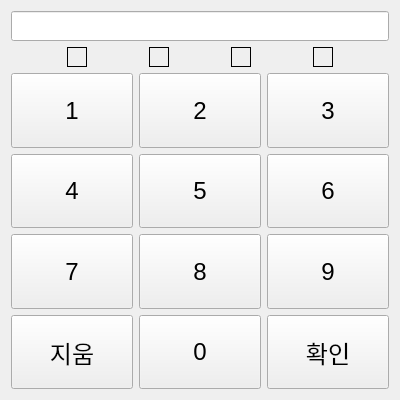
<?xml version="1.0" encoding="UTF-8"?>
<ui version="4.0">
 <class>NumPad</class>
 <widget class="QWidget" name="NumPad">
  <property name="geometry">
   <rect>
    <x>0</x>
    <y>0</y>
    <width>400</width>
    <height>400</height>
   </rect>
  </property>
  <property name="windowTitle">
   <string>NumPad</string>
  </property>
  <layout class="QVBoxLayout" name="verticalLayout">
   <item>
    <widget class="QLineEdit" name="lineEdit">
     <property name="sizePolicy">
      <sizepolicy hsizetype="Expanding" vsizetype="Fixed">
       <horstretch>0</horstretch>
       <verstretch>0</verstretch>
      </sizepolicy>
     </property>
     <property name="minimumSize">
      <size>
       <width>0</width>
       <height>30</height>
      </size>
     </property>
     <property name="styleSheet">
      <string notr="true"/>
     </property>
     <property name="readOnly">
      <bool>true</bool>
     </property>
    </widget>
   </item>
   <item>
    <layout class="QHBoxLayout" name="npPwIndicatorLayout">
     <property name="spacing">
      <number>6</number>
     </property>
     <item>
      <widget class="QLabel" name="np_pw_indicator_1">
       <property name="minimumSize">
        <size>
         <width>20</width>
         <height>20</height>
        </size>
       </property>
       <property name="maximumSize">
        <size>
         <width>20</width>
         <height>20</height>
        </size>
       </property>
       <property name="styleSheet">
        <string>border: 1px solid black;</string>
       </property>
       <property name="text">
        <string/>
       </property>
       <property name="alignment">
        <set>Qt::AlignmentFlag::AlignCenter</set>
       </property>
      </widget>
     </item>
     <item>
      <widget class="QLabel" name="np_pw_indicator_2">
       <property name="minimumSize">
        <size>
         <width>20</width>
         <height>20</height>
        </size>
       </property>
       <property name="maximumSize">
        <size>
         <width>20</width>
         <height>20</height>
        </size>
       </property>
       <property name="styleSheet">
        <string>border: 1px solid black;</string>
       </property>
       <property name="text">
        <string/>
       </property>
       <property name="alignment">
        <set>Qt::AlignmentFlag::AlignCenter</set>
       </property>
      </widget>
     </item>
     <item>
      <widget class="QLabel" name="np_pw_indicator_3">
       <property name="minimumSize">
        <size>
         <width>20</width>
         <height>20</height>
        </size>
       </property>
       <property name="maximumSize">
        <size>
         <width>20</width>
         <height>20</height>
        </size>
       </property>
       <property name="styleSheet">
        <string>border: 1px solid black;</string>
       </property>
       <property name="text">
        <string/>
       </property>
       <property name="alignment">
        <set>Qt::AlignmentFlag::AlignCenter</set>
       </property>
      </widget>
     </item>
     <item>
      <widget class="QLabel" name="np_pw_indicator_4">
       <property name="minimumSize">
        <size>
         <width>20</width>
         <height>20</height>
        </size>
       </property>
       <property name="maximumSize">
        <size>
         <width>20</width>
         <height>20</height>
        </size>
       </property>
       <property name="styleSheet">
        <string>border: 1px solid black;</string>
       </property>
       <property name="text">
        <string/>
       </property>
       <property name="alignment">
        <set>Qt::AlignmentFlag::AlignCenter</set>
       </property>
      </widget>
     </item>
    </layout>
   </item>
   <item>
    <layout class="QGridLayout" name="gridLayout">
     <item row="0" column="0">
      <widget class="QPushButton" name="Button1">
       <property name="sizePolicy">
        <sizepolicy hsizetype="Expanding" vsizetype="Expanding">
         <horstretch>0</horstretch>
         <verstretch>0</verstretch>
        </sizepolicy>
       </property>
       <property name="text">
        <string>1</string>
       </property>
       <property name="font">
        <font>
         <pointsize>18</pointsize>
        </font>
       </property>
      </widget>
     </item>
     <item row="0" column="1">
      <widget class="QPushButton" name="Button2">
       <property name="sizePolicy">
        <sizepolicy hsizetype="Expanding" vsizetype="Expanding">
         <horstretch>0</horstretch>
         <verstretch>0</verstretch>
        </sizepolicy>
       </property>
       <property name="text">
        <string>2</string>
       </property>
       <property name="font">
        <font>
         <pointsize>18</pointsize>
        </font>
       </property>
      </widget>
     </item>
     <item row="0" column="2">
      <widget class="QPushButton" name="Button3">
       <property name="sizePolicy">
        <sizepolicy hsizetype="Expanding" vsizetype="Expanding">
         <horstretch>0</horstretch>
         <verstretch>0</verstretch>
        </sizepolicy>
       </property>
       <property name="text">
        <string>3</string>
       </property>
       <property name="font">
        <font>
         <pointsize>18</pointsize>
        </font>
       </property>
      </widget>
     </item>
     <item row="1" column="0">
      <widget class="QPushButton" name="Button4">
       <property name="sizePolicy">
        <sizepolicy hsizetype="Expanding" vsizetype="Expanding">
         <horstretch>0</horstretch>
         <verstretch>0</verstretch>
        </sizepolicy>
       </property>
       <property name="text">
        <string>4</string>
       </property>
       <property name="font">
        <font>
         <pointsize>18</pointsize>
        </font>
       </property>
      </widget>
     </item>
     <item row="1" column="1">
      <widget class="QPushButton" name="Button5">
       <property name="sizePolicy">
        <sizepolicy hsizetype="Expanding" vsizetype="Expanding">
         <horstretch>0</horstretch>
         <verstretch>0</verstretch>
        </sizepolicy>
       </property>
       <property name="text">
        <string>5</string>
       </property>
       <property name="font">
        <font>
         <pointsize>18</pointsize>
        </font>
       </property>
      </widget>
     </item>
     <item row="1" column="2">
      <widget class="QPushButton" name="Button6">
       <property name="sizePolicy">
        <sizepolicy hsizetype="Expanding" vsizetype="Expanding">
         <horstretch>0</horstretch>
         <verstretch>0</verstretch>
        </sizepolicy>
       </property>
       <property name="text">
        <string>6</string>
       </property>
       <property name="font">
        <font>
         <pointsize>18</pointsize>
        </font>
       </property>
      </widget>
     </item>
     <item row="2" column="0">
      <widget class="QPushButton" name="Button7">
       <property name="sizePolicy">
        <sizepolicy hsizetype="Expanding" vsizetype="Expanding">
         <horstretch>0</horstretch>
         <verstretch>0</verstretch>
        </sizepolicy>
       </property>
       <property name="text">
        <string>7</string>
       </property>
       <property name="font">
        <font>
         <pointsize>18</pointsize>
        </font>
       </property>
      </widget>
     </item>
     <item row="2" column="1">
      <widget class="QPushButton" name="Button8">
       <property name="sizePolicy">
        <sizepolicy hsizetype="Expanding" vsizetype="Expanding">
         <horstretch>0</horstretch>
         <verstretch>0</verstretch>
        </sizepolicy>
       </property>
       <property name="text">
        <string>8</string>
       </property>
       <property name="font">
        <font>
         <pointsize>18</pointsize>
        </font>
       </property>
      </widget>
     </item>
     <item row="2" column="2">
      <widget class="QPushButton" name="Button9">
       <property name="sizePolicy">
        <sizepolicy hsizetype="Expanding" vsizetype="Expanding">
         <horstretch>0</horstretch>
         <verstretch>0</verstretch>
        </sizepolicy>
       </property>
       <property name="text">
        <string>9</string>
       </property>
       <property name="font">
        <font>
         <pointsize>18</pointsize>
        </font>
       </property>
      </widget>
     </item>
     <item row="3" column="0">
      <widget class="QPushButton" name="backButton">
       <property name="sizePolicy">
        <sizepolicy hsizetype="Expanding" vsizetype="Expanding">
         <horstretch>0</horstretch>
         <verstretch>0</verstretch>
        </sizepolicy>
       </property>
       <property name="text">
        <string>지움</string>
       </property>
       <property name="font">
        <font>
         <pointsize>18</pointsize>
        </font>
       </property>
      </widget>
     </item>
     <item row="3" column="1">
      <widget class="QPushButton" name="Button0">
       <property name="sizePolicy">
        <sizepolicy hsizetype="Expanding" vsizetype="Expanding">
         <horstretch>0</horstretch>
         <verstretch>0</verstretch>
        </sizepolicy>
       </property>
       <property name="text">
        <string>0</string>
       </property>
       <property name="font">
        <font>
         <pointsize>18</pointsize>
        </font>
       </property>
      </widget>
     </item>
     <item row="3" column="2">
      <widget class="QPushButton" name="enterButton">
       <property name="sizePolicy">
        <sizepolicy hsizetype="Expanding" vsizetype="Expanding">
         <horstretch>0</horstretch>
         <verstretch>0</verstretch>
        </sizepolicy>
       </property>
       <property name="text">
        <string>확인</string>
       </property>
       <property name="font">
        <font>
         <pointsize>18</pointsize>
        </font>
       </property>
      </widget>
     </item>
    </layout>
   </item>
  </layout>
 </widget>
 <resources/>
 <connections/>
</ui>
